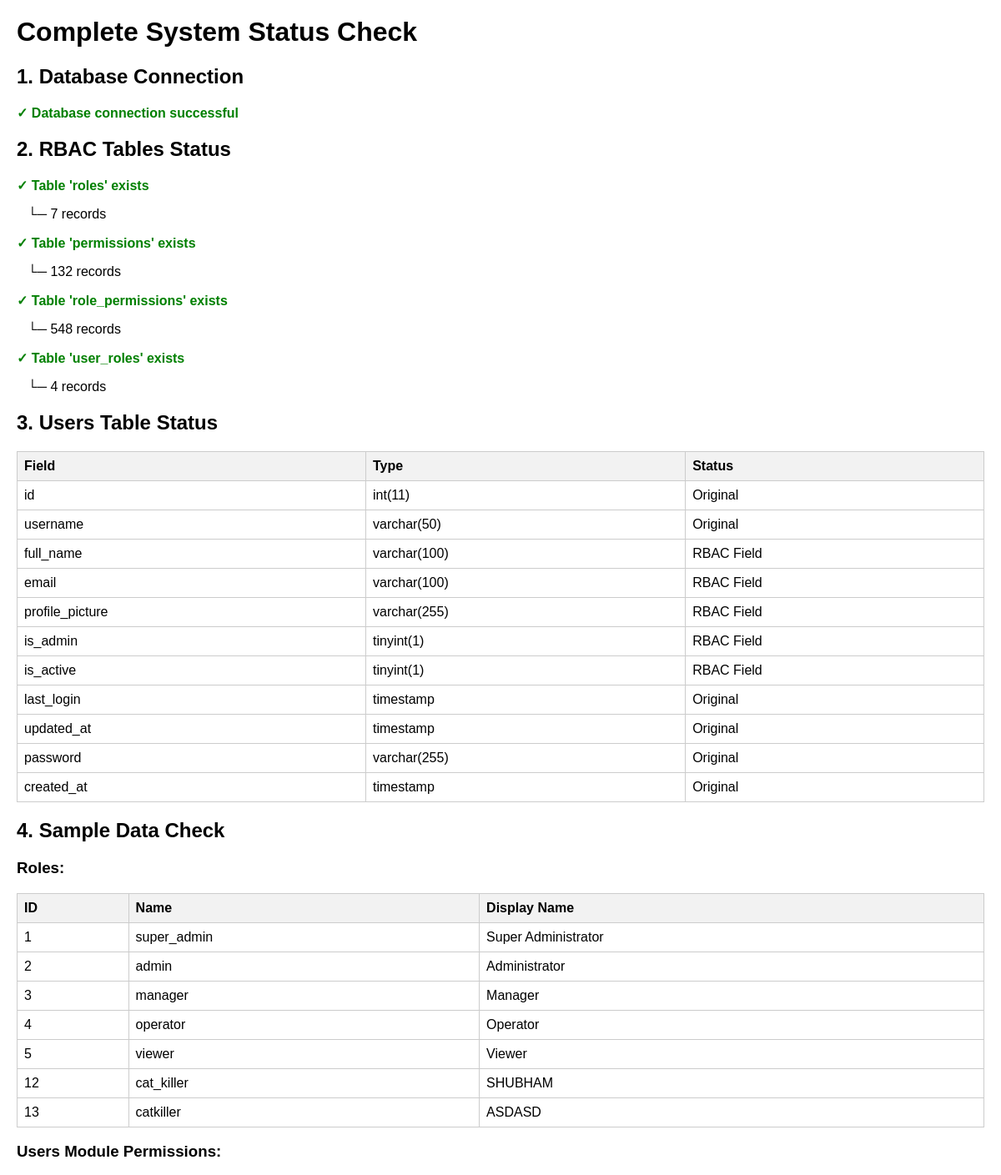
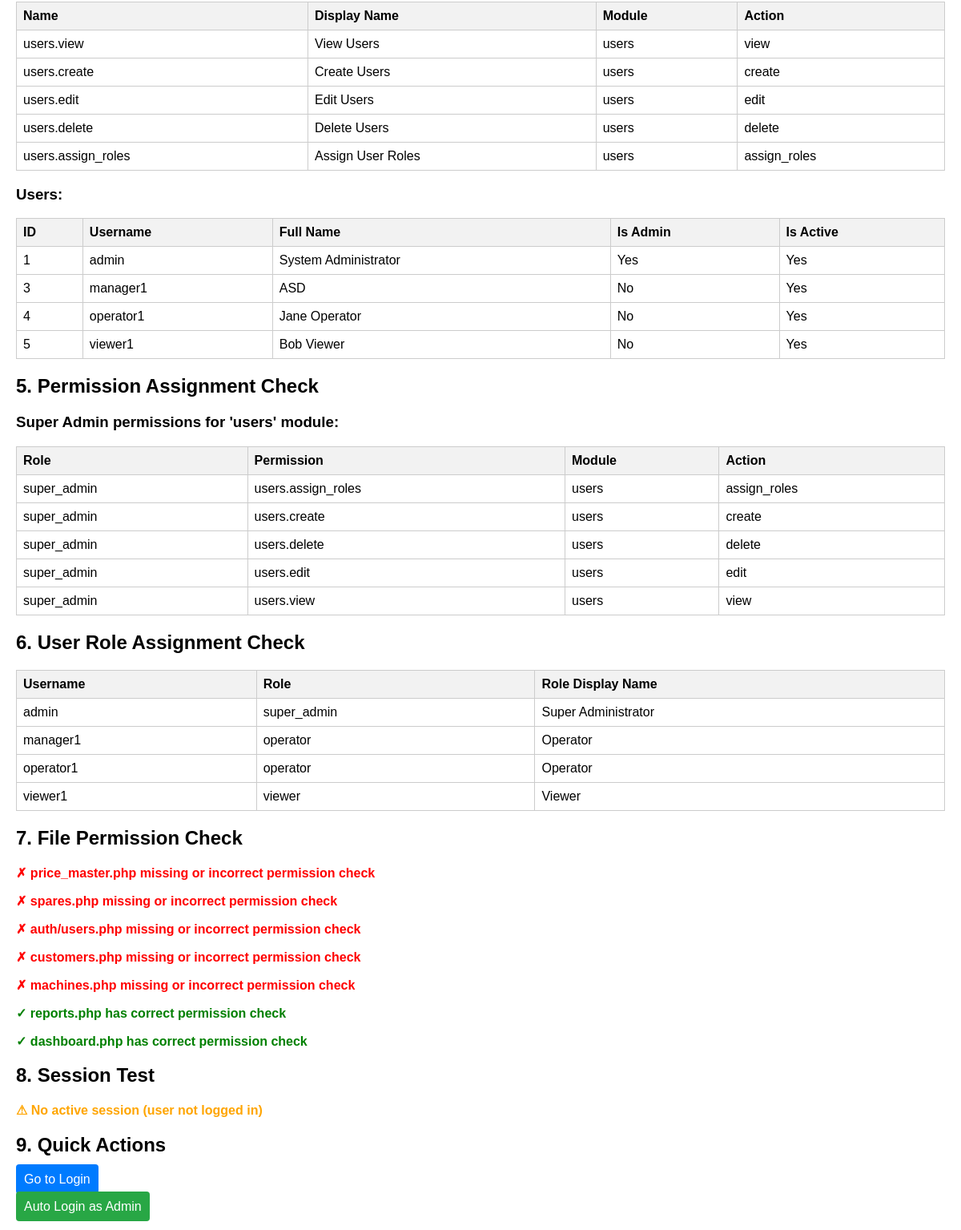
The app's page /system_status.php with its own data (2 pictures, top to bottom).
### tables this page shows
CREATE TABLE `roles` (
  `id` int(11) NOT NULL,
  `name` varchar(50) NOT NULL,
  `display_name` varchar(100) NOT NULL,
  `description` text DEFAULT NULL,
  `is_active` tinyint(1) DEFAULT 1,
  `created_at` timestamp NOT NULL DEFAULT current_timestamp(),
  `updated_at` timestamp NOT NULL DEFAULT current_timestamp() ON UPDATE current_timestamp()
);

CREATE TABLE `permissions` (
  `id` int(11) NOT NULL,
  `name` varchar(50) NOT NULL,
  `display_name` varchar(100) NOT NULL,
  `description` text DEFAULT NULL,
  `module` varchar(30) NOT NULL,
  `action` varchar(20) NOT NULL,
  `is_active` tinyint(1) DEFAULT 1,
  `created_at` timestamp NOT NULL DEFAULT current_timestamp()
);

CREATE TABLE `users` (
  `id` int(11) NOT NULL,
  `username` varchar(50) NOT NULL,
  `full_name` varchar(100) DEFAULT NULL,
  `email` varchar(100) DEFAULT NULL,
  `profile_picture` varchar(255) DEFAULT NULL,
  `is_admin` tinyint(1) DEFAULT 0,
  `is_active` tinyint(1) DEFAULT 1,
  `last_login` timestamp NULL DEFAULT NULL,
  `updated_at` timestamp NULL DEFAULT current_timestamp() ON UPDATE current_timestamp(),
  `password` varchar(255) NOT NULL,
  `created_at` timestamp NOT NULL DEFAULT current_timestamp()
);

### system_status.php (the view, shortened to what this page needs)
<?php
echo "<h1>Complete System Status Check</h1>";
try {
    include 'common/conn.php';
    echo "<h2>1. Database Connection</h2>";
    if ($conn->ping()) {
        echo "<p class='success'>✓ Database connection successful</p>";
    } else {
        echo "<p class='error'>✗ Database connection failed</p>";
        exit;
    }
    echo "<h2>2. RBAC Tables Status</h2>";
    $tables = ['roles', 'permissions', 'role_permissions', 'user_roles'];
    foreach ($tables as $table) {
        $result = $conn->query("SHOW TABLES LIKE '$table'");
        if ($result->num_rows > 0) {
            echo "<p class='success'>✓ Table '$table' exists</p>";
            $count_result = $conn->query("SELECT COUNT(*) as count FROM $table");
            $count = $count_result->fetch_assoc()['count'];
            echo "<p>&nbsp;&nbsp;&nbsp;└─ $count records</p>";
        } else {
            echo "<p class='error'>✗ Table '$table' does NOT exist</p>";
            $all_tables_exist = false;
        }
    }
    echo "<h2>3. Users Table Status</h2>";
    $result = $conn->query("DESCRIBE users");
    echo "<table>";
    echo "<tr><th>Field</th><th>Type</th><th>Status</th></tr>";
    $required_fields = ['full_name', 'email', 'profile_picture', 'is_admin', 'is_active'];
    while ($row = $result->fetch_assoc()) {
        $status = in_array($row['Field'], $required_fields) ? 'RBAC Field' : 'Original';
        echo "<tr><td>" . $row['Field'] . "</td><td>" . $row['Type'] . "</td><td>$status</td></tr>";
    }
    echo "</table>";
    echo "<h2>4. Sample Data Check</h2>";
    $result = $conn->query("SELECT id, name, display_name FROM roles ORDER BY id");
    echo "<h3>Roles:</h3>";
    if ($result->num_rows > 0) {
        echo "<table>";
        echo "<tr><th>ID</th><th>Name</th><th>Display Name</th></tr>";
        while ($row = $result->fetch_assoc()) {
            echo "<tr><td>" . $row['id'] . "</td><td>" . $row['name'] . "</td><td>" . $row['display_name'] . "</td></tr>";
        }
        echo "</table>";
    } else {
        echo "<p class='error'>✗ No roles found</p>";
    }
    $result = $conn->query("SELECT name, display_name, module, action FROM permissions WHERE module = 'users' ORDER BY id");
    echo "<h3>Users Module Permissions:</h3>";
    if ($result->num_rows > 0) {
        echo "<table>";
        echo "<tr><th>Name</th><th>Display Name</th><th>Module</th><th>Action</th></tr>";
        while ($row = $result->fetch_assoc()) {
            echo "<tr><td>" . $row['name'] . "</td><td>" . $row['display_name'] . "</td><td>" . $row['module'] . "</td><td>" . $row['action'] . "</td></tr>";
        }
        echo "</table>";
    } else {
        echo "<p class='error'>✗ No users permissions found</p>";
    }
    $result = $conn->query("SELECT id, username, full_name, is_admin, is_active FROM users ORDER BY id");
    echo "<h3>Users:</h3>";
    if ($result->num_rows > 0) {
        echo "<table>";
        echo "<tr><th>ID</th><th>Username</th><th>Full Name</th><th>Is Admin</th><th>Is Active</th></tr>";
        while ($row = $result->fetch_assoc()) {
            echo "<tr><td>" . $row['id'] . "</td><td>" . $row['username'] . "</td><td>" . $row['full_name'] . "</td><td>" . ($row['is_admin'] ? 'Yes' : 'No') . "</td><td>" . ($row['is_active'] ? 'Yes' : 'No') . "</td></tr>";
        }
        echo "</table>";
    } else {
        echo "<p class='error'>✗ No users found</p>";
    }
    echo "<h2>5. Permission Assignment Check</h2>";
    $result = $conn->query("
        SELECT r.name as role_name, p.name as permission_name, p.module, p.action
        FROM role_permissions rp
        JOIN roles r ON rp.role_id = r.id
        JOIN permissions p ON rp.permission_id = p.id
        WHERE r.id = 1 AND p.module = 'users'
        ORDER BY p.name
    ");
    echo "<h3>Super Admin permissions for 'users' module:</h3>";
    if ($result->num_rows > 0) {
        echo "<table>";
        echo "<tr><th>Role</th><th>Permission</th><th>Module</th><th>Action</th></tr>";
        while ($row = $result->fetch_assoc()) {
            echo "<tr><td>" . $row['role_name'] . "</td><td>" . $row['permission_name'] . "</td><td>" . $row['module'] . "</td><td>" . $row['action'] . "</td></tr>";
        }
        echo "</table>";
    } else {
        echo "<p class='error'>✗ No permissions found for Super Admin on users module</p>";
    }
    echo "<h2>6. User Role Assignment Check</h2>";
    $result = $conn->query("
        SELECT u.username, r.name as role_name, r.display_name
        FROM user_roles ur
        JOIN users u ON ur.user_id = u.id
        JOIN roles r ON ur.role_id = r.id
        ORDER BY u.username
    ");
    if ($result->num_rows > 0) {
        echo "<table>";
        echo "<tr><th>Username</th><th>Role</th><th>Role Display Name</th></tr>";
        while ($row = $result->fetch_assoc()) {
            echo "<tr><td>" . $row['username'] . "</td><td>" . $row['role_name'] . "</td><td>" . $row['display_name'] . "</td></tr>";
        }
        echo "</table>";
    } else {
        echo "<p class='error'>✗ No user role assignments found</p>";
    }
    echo "<h2>7. File Permission Check</h2>";
    $files_to_check = [
        'price_master.php' => 'price_master',
        'spares.php' => 'spares',
        'auth/users.php' => 'users',
        'customers.php' => 'customers',
        'machines.php' => 'machines',
        'reports.php' => 'reports',
        'dashboard.php' => 'dashboard'
    ];
    foreach ($files_to_check as $file => $module) {
        if (file_exists($file)) {
            $content = file_get_contents($file);
            if (strpos($content, "checkLoginAndPermission('$module', 'view')") !== false) {
                echo "<p class='success'>✓ $file has correct permission check</p>";
            } else {
                echo "<p class='error'>✗ $file missing or incorrect permission check</p>";
            }
        } else {
            echo "<p class='error'>✗ $file does not exist</p>";
        }
    }
    echo "<h2>8. Session Test</h2>";
    if (isset($_SESSION['user_id'])) {
        echo "<p class='success'>✓ Active session found</p>";
        echo "<p>User ID: " . $_SESSION['user_id'] . "</p>";
        echo "<p>Username: " . ($_SESSION['username'] ?? 'Not set') . "</p>";
        echo "<p>Is Admin: " . ($_SESSION['is_admin'] ?? 'Not set') . "</p>";
    } else {
        echo "<p class='warning'>⚠ No active session (user not logged in)</p>";
    }
    echo "<h2>9. Quick Actions</h2>";
    echo "<p><a href='auth/login.php' style='background: #007bff; color: white; padding: 10px; text-decoration: none; border-radius: 4px;'>Go to Login</a></p>";
    echo "<p><a href='login_test.php' style='background: #28a745; color: white; padding: 10px; text-decoration: none; border-radius: 4px;'>Auto Login as Admin</a></p>";
} catch (Exception $e) {
    echo "<p class='error'>Fatal Error: " . $e->getMessage() . "</p>";
}
?>

### system_status.php (style rules this page uses)
.success { color: green; font-weight: bold; }
.error { color: red; font-weight: bold; }
.warning { color: orange; font-weight: bold; }
table { border-collapse: collapse; width: 100%; margin: 10px 0; }
th, td { border: 1px solid #ccc; padding: 8px; text-align: left; }
th { background-color: #f2f2f2; }

### records on screen
roles: id "1", name "super_admin", display_name "Super Administrator", permissions.name "users.assign_roles", permissions.module "users", permissions.action "assign_roles", permissions.name "users.create", permissions.action "create", permissions.name "users.delete", permissions.action "delete", permissions.name "users.edit", permissions.action "edit", permissions.name "users.view", permissions.action "view"
roles: id "2", name "admin", display_name "Administrator"
roles: id "3", name "manager", display_name "Manager"
roles: id "4", name "operator", display_name "Operator"
roles: id "5", name "viewer", display_name "Viewer"
roles: id "12", name "cat_killer", display_name "SHUBHAM"
roles: id "13", name "catkiller", display_name "ASDASD"
permissions: name "users.view", display_name "View Users", module "users", action "view"
permissions: name "users.create", display_name "Create Users", module "users", action "create"
permissions: name "users.edit", display_name "Edit Users", module "users", action "edit"
permissions: name "users.delete", display_name "Delete Users", module "users", action "delete"
permissions: name "users.assign_roles", display_name "Assign User Roles", module "users", action "assign_roles"
users: id "1", username "admin", full_name "System Administrator", is_admin "Yes", is_active "Yes", roles.name "super_admin", roles.display_name "Super Administrator"
users: id "3", username "manager1", full_name "ASD", is_admin "No", is_active "Yes", roles.name "operator", roles.display_name "Operator"
users: id "4", username "operator1", full_name "Jane Operator", is_admin "No", is_active "Yes", roles.name "operator", roles.display_name "Operator"
users: id "5", username "viewer1", full_name "Bob Viewer", is_admin "No", is_active "Yes", roles.name "viewer", roles.display_name "Viewer"

### other values on screen
$table "roles"
$count "7"
$table "permissions"
$count "132"
$table "role_permissions"
$count "548"
$table "user_roles"
$count "4"
$row['Field'] "id"
$row['Type'] "int(11)"
$status "Original"
$row['Field'] "username"
$row['Type'] "varchar(50)"
$row['Field'] "full_name"
$row['Type'] "varchar(100)"
